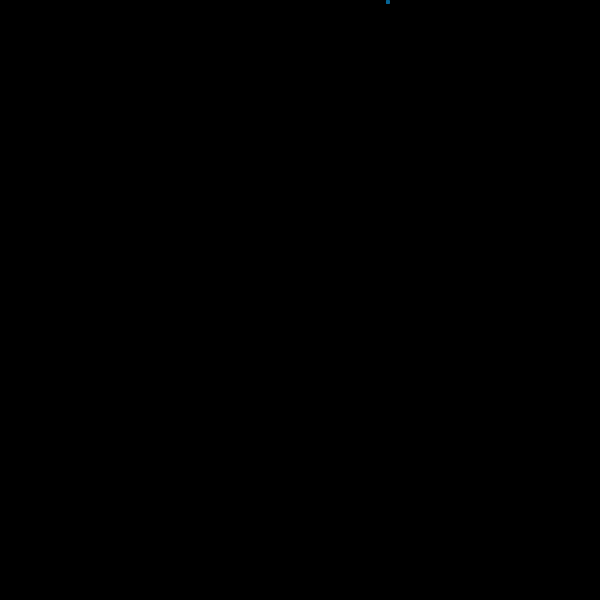
Frame 1 (no input)
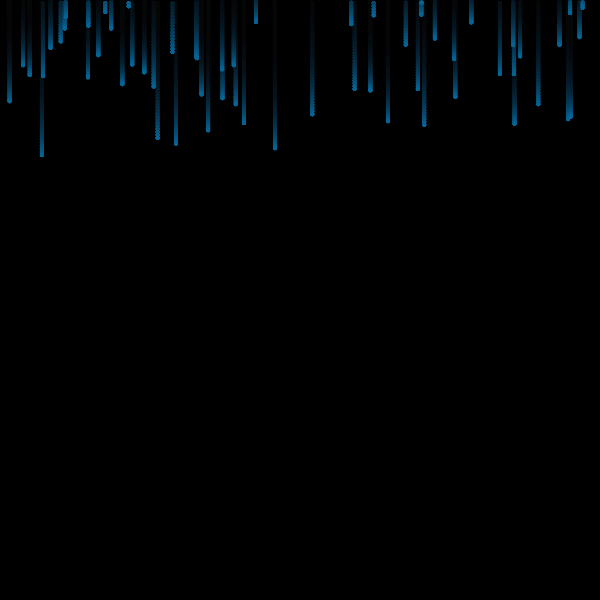
Frame 60 (the mouse pressed at the canvas centre just before this capture)
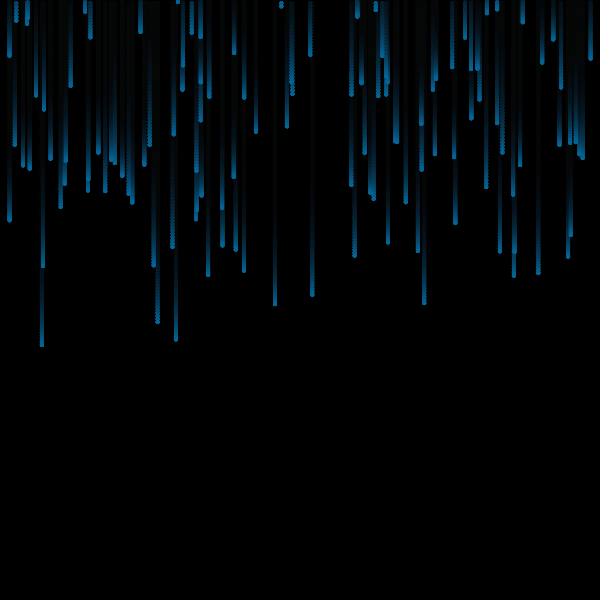
Frame 120 (the mouse held since frame 60 and released just before this capture)

The Processing sketch that drew these frames (run headless with seeded random() and noise(); from frame 60 on, the mouse is pressed at the canvas centre):

// Processing sketch: processing_173221
// ── processing_173221.pde

//Raindrops
//By: Johnny Dunn
//Coding for rain for loops used from Daniel Shiffman



Rain[] rain = new Rain[1000];

int totalRain = 0;
float k = 0;

void setup() {
  size(600,600);
  smooth();
  background(0);
  noStroke();

}

void draw() {
rectMode(CENTER);
fill(0,0,0,20+k);
rect(width/2,height/2,width,height);

  rain[totalRain] = new Rain();

  totalRain++ ;

  if (totalRain >= rain.length) {
    totalRain = 0; //Start over
  }

   for (int i = 0; i < totalRain; i++ ) { 
    rain[i].drop();
    rain[i].display();
  }

}


void keyPressed()
  {
    if (keyCode == UP) {
      k+=3;
    } else if (keyCode == DOWN) {
      k-=3f;
    }
  }

class Rain { 
  float x, y;
  float r;
  float gravity;
  color c;

  
  Rain () {
    r = 4;
     x = random(width);
   y = 0;
   c = color(50,100,150);
    gravity = random(1.5f,3.5);
  }
  
  void drop() {
    y += gravity;
  }
    
    void display() {
      for (int i=2; i<8; i++) { 
      noStroke();
      fill(5,100,150);
      ellipse(x,y , r,r);
      }
    }

}
